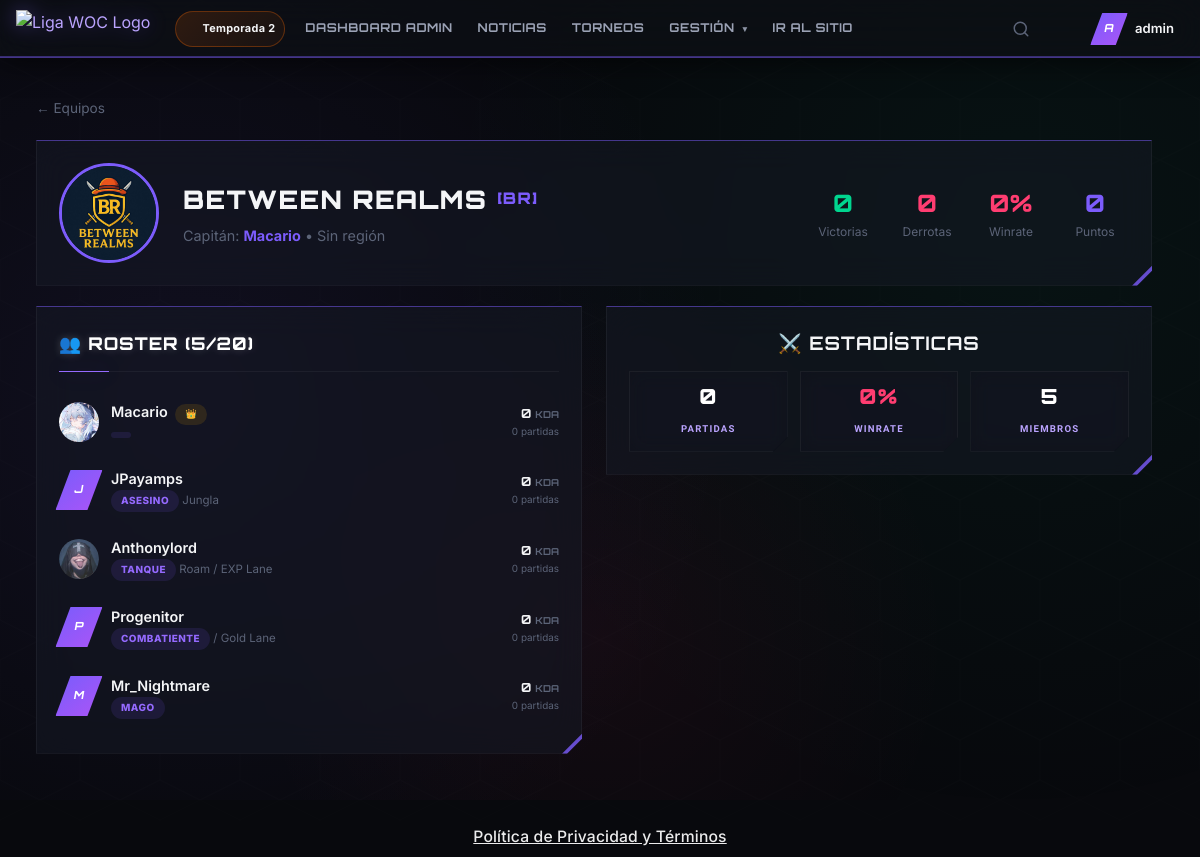
The app's page /teams/view/19 (signed in) with its own data.
### tables this page shows
CREATE TABLE `seasons` (
  `id` int(11) NOT NULL,
  `name` varchar(100) NOT NULL,
  `start_date` date NOT NULL,
  `end_date` date DEFAULT NULL,
  `is_active` tinyint(1) DEFAULT 0,
  `description` text DEFAULT NULL,
  `created_at` datetime DEFAULT current_timestamp()
);

CREATE TABLE `teams` (
  `id` int(11) NOT NULL,
  `name` varchar(100) NOT NULL,
  `tag` varchar(10) DEFAULT NULL,
  `logo` varchar(255) DEFAULT NULL,
  `banner` varchar(255) DEFAULT NULL,
  `description` text DEFAULT NULL,
  `region` varchar(50) DEFAULT NULL,
  `captain_id` int(11) NOT NULL,
  `max_members` int(11) DEFAULT 7,
  `is_active` tinyint(1) DEFAULT 1,
  `is_verified` tinyint(1) DEFAULT 0,
  `wins` int(11) DEFAULT 0,
  `losses` int(11) DEFAULT 0,
  `points` int(11) DEFAULT 0,
  `created_at` datetime DEFAULT current_timestamp(),
  `updated_at` datetime DEFAULT current_timestamp() ON UPDATE current_timestamp()
);

CREATE TABLE `users` (
  `id` int(11) NOT NULL,
  `username` varchar(50) NOT NULL,
  `email` varchar(100) NOT NULL,
  `password` varchar(255) NOT NULL,
  `role` enum('player','designer','admin','superadmin','moderator') DEFAULT 'player',
  `cover` varchar(255) DEFAULT NULL,
  `avatar` varchar(255) DEFAULT NULL,
  `ml_id` varchar(50) DEFAULT NULL,
  `ml_server` varchar(20) DEFAULT NULL,
  `ml_nickname` varchar(50) DEFAULT NULL,
  `main_hero` varchar(50) DEFAULT NULL,
  `current_rank` varchar(30) DEFAULT NULL,
  `whatsapp` varchar(30) DEFAULT NULL,
  `phone_brand` varchar(100) DEFAULT NULL,
  `discord` varchar(100) DEFAULT NULL,
  `bio` text DEFAULT NULL,
  `is_verified` tinyint(1) DEFAULT 0,
  `verification_token` varchar(100) DEFAULT NULL,
  `reset_token` varchar(100) DEFAULT NULL,
  `reset_expires` datetime DEFAULT NULL,
  `is_banned` tinyint(1) DEFAULT 0,
  `ban_reason` varchar(255) DEFAULT NULL,
  `last_login` datetime DEFAULT NULL,
  `created_at` datetime DEFAULT current_timestamp(),
  `updated_at` datetime DEFAULT current_timestamp() ON UPDATE current_timestamp(),
  `ban_date` timestamp NULL DEFAULT NULL COMMENT 'Fecha del ban'
);

CREATE TABLE `team_members` (
  `id` int(11) NOT NULL,
  `team_id` int(11) NOT NULL,
  `user_id` int(11) NOT NULL,
  `ml_id` varchar(50) NOT NULL,
  `ml_server` varchar(20) NOT NULL,
  `ml_nickname` varchar(50) NOT NULL,
  `nickname` varchar(50) DEFAULT NULL,
  `role` enum('adc','mage','tank','assassin','fighter','support') NOT NULL,
  `lane_1` enum('gold','mid','exp','roam','jungle') NOT NULL,
  `lane_2` enum('gold','mid','exp','roam','jungle') DEFAULT NULL,
  `main_hero` varchar(50) NOT NULL,
  `current_rank` varchar(30) DEFAULT NULL,
  `is_captain` tinyint(1) DEFAULT 0,
  `is_starter` tinyint(1) DEFAULT 1,
  `joined_at` datetime DEFAULT current_timestamp()
);

### pages/team-view.php (the view, shortened to what the rows shown need)
<?php
$teamId = $_GET['id'] ?? 0;
$teamCtrl = new TeamController();
$team = $teamCtrl->getTeam($teamId);
$members = $teamCtrl->getTeamMembers($teamId);
$effectiveTeamMax = max((int)($team['max_members'] ?? 0), 20);
$db = Database::getInstance();
$teamStats = $db->fetch(
    "SELECT COUNT(DISTINCT m.id) as matches_played,
            SUM(CASE WHEN m.winner_id = ? THEN 1 ELSE 0 END) as wins,
            SUM(CASE WHEN m.loser_id = ? THEN 1 ELSE 0 END) as losses
     FROM tournament_matches m
     WHERE (m.team1_id = ? OR m.team2_id = ?) AND m.status = 'completed'",
    [$teamId, $teamId, $teamId, $teamId]
);
$dynWins = intval($teamStats['wins'] ?? 0);
$dynLosses = intval($teamStats['losses'] ?? 0);
$dynMatches = intval($teamStats['matches_played'] ?? 0);
$dynPoints = $dynWins * 3;
$dynWinrate = $dynMatches > 0 ? round(($dynWins / $dynMatches) * 100) : 0;
$memberStats = [];
foreach ($members as $mem) {
    $ms = $db->fetch(
        "SELECT COUNT(DISTINCT mps.match_id) as games,
                COALESCE(SUM(mps.kills),0) as k, COALESCE(SUM(mps.deaths),0) as d, COALESCE(SUM(mps.assists),0) as a,
                (SELECT hero_used FROM match_player_stats WHERE user_id = ? AND team_id = ? AND hero_used IS NOT NULL GROUP BY hero_used ORDER BY COUNT(*) DESC LIMIT 1) as top_hero
         FROM match_player_stats mps WHERE mps.user_id = ? AND mps.team_id = ?",
        [$mem['user_id'], $teamId, $mem['user_id'], $teamId]
    );
    $memberStats[$mem['user_id']] = $ms;
}
require_once __DIR__ . '/../includes/header.php';
require_once __DIR__ . '/../includes/navbar.php';
?>
<div class="app-wrapper">
<div class="main-content team-view-main">
    <a href="<?= url('teams') ?>" class="team-view-back-link">← Equipos</a>
    <div class="card mb-3 team-view-hero">
        <?php if ($team['logo']): ?>
            <img src="<?= UPLOAD_URL . $team['logo'] ?>" class="team-view-logo" alt="<?= htmlspecialchars($team['name']) ?>">
        <?php else: ?>
            <div class="team-logo-placeholder team-view-logo-placeholder"><?= strtoupper(substr($team['name'], 0, 2)) ?></div>
        <?php endif; ?>
        <div class="team-view-summary">
            <h1 class="page-title team-view-title">
                <?= htmlspecialchars($team['name']) ?>
                <?php if ($team['tag']): ?>
                <span class="team-view-tag">[<?= htmlspecialchars($team['tag']) ?>]</span>
                <?php endif; ?>
            </h1>
            <p class="team-view-meta-line">Capitán: <strong class="team-view-highlight"><?= $team['captain_name'] ?></strong> • <?= $team['region'] ?: 'Sin región' ?></p>
        </div>
        <div class="team-view-hero-stats">
            <div class="team-view-hero-stat">
                <div class="team-view-hero-value team-view-hero-value--success"><?= $dynWins ?></div>
                <div class="team-view-hero-label">Victorias</div>
            </div>
            <div class="team-view-hero-stat">
                <div class="team-view-hero-value team-view-hero-value--danger"><?= $dynLosses ?></div>
                <div class="team-view-hero-label">Derrotas</div>
            </div>
            <div class="team-view-hero-stat">
                <div class="team-view-hero-value <?= $dynWinrate >= 50 ? 'team-view-hero-value--success' : 'team-view-hero-value--danger' ?>"><?= $dynWinrate ?>%</div>
                <div class="team-view-hero-label">Winrate</div>
            </div>
            <div class="team-view-hero-stat">
                <div class="team-view-hero-value team-view-hero-value--accent"><?= $dynPoints ?></div>
                <div class="team-view-hero-label">Puntos</div>
            </div>
        </div>
    </div>
    <div class="grid grid-2">
        <div class="card">
            <div class="card-header">
                <h2 class="card-title">👥 Roster (<?= count($members) ?>/<?= $effectiveTeamMax ?>)</h2>
            </div>
            <?php foreach ($members as $member):
                $ms = $memberStats[$member['user_id']] ?? ['games' => 0, 'k' => 0, 'd' => 0, 'a' => 0, 'top_hero' => null];
                $mKda = $ms['d'] > 0 ? round(($ms['k'] + $ms['a']) / $ms['d'], 1) : ($ms['k'] + $ms['a']);
            ?>
            <div class="team-view-member">
                <?php if ($member['avatar']): ?>
                    <img src="<?= UPLOAD_URL . $member['avatar'] ?>" class="team-view-member-avatar" alt="<?= htmlspecialchars($member['username']) ?>">
                <?php else: ?>
                    <div class="user-avatar-placeholder team-view-member-avatar team-view-member-avatar-placeholder"><?= strtoupper(substr($member['username'], 0, 1)) ?></div>
                <?php endif; ?>
                <div class="team-view-member-copy">
                    <div class="team-view-member-name">
                        <a href="<?= url('user/view/' . $member['user_id']) ?>" class="team-view-member-link"><?= htmlspecialchars(!empty($member['ml_nickname']) ? $member['ml_nickname'] : $member['username']) ?></a>
                        <?php if ($member['is_captain']): ?>
                        <span class="badge badge-yellow team-view-captain-badge">👑</span>
                        <?php endif; ?>
                    </div>
                    <div class="team-view-member-meta">
                        <span class="badge badge-purple team-view-role-badge"><?= ML_ROLES[$member['role']] ?? $member['role'] ?></span>
                        <?= ML_LANES[$member['lane_1']] ?? '' ?><?= $member['lane_2'] ? ' / ' . (ML_LANES[$member['lane_2']] ?? '') : '' ?>
                    </div>
                </div>
                <div class="team-view-member-kda-row">
                    <div class="team-view-member-kda">
                        <div class="team-view-member-kda-value"><?= $mKda ?> <span class="team-view-member-kda-label">KDA</span></div>
                        <div class="team-view-member-games"><?= $ms['games'] ?> partidas</div>
                    </div>
                </div>
            </div>
            <?php endforeach; ?>
        </div>
        <div class="team-view-side">
            <div class="card mb-2 team-view-stats-card">
                <h3 class="team-view-side-title">⚔️ Estadísticas</h3>
                <div class="team-view-stats-grid">
                    <div class="stat-card team-view-stat-card">
                        <div class="stat-value team-view-stat-value"><?= $dynMatches ?></div>
                        <div class="stat-label">Partidas</div>
                    </div>
                    <div class="stat-card team-view-stat-card">
                        <div class="stat-value team-view-stat-value <?= $dynWinrate >= 50 ? 'team-view-stat-value--success' : 'team-view-stat-value--danger' ?>"><?= $dynWinrate ?>%</div>
                        <div class="stat-label">Winrate</div>
                    </div>
                    <div class="stat-card team-view-stat-card">
                        <div class="stat-value team-view-stat-value"><?= count($members) ?></div>
                        <div class="stat-label">Miembros</div>
                    </div>
                </div>
            </div>
        </div>
    </div>
<?php require_once __DIR__ . '/../includes/footer.php'; ?>

### includes/navbar.php (shortened to what the rows shown need)
<?php
$currentPage = $page ?? '';
$_activeSeason = Database::getInstance()->fetch("SELECT name FROM seasons WHERE is_active = 1 LIMIT 1");
$_seasonLabel = $_activeSeason ? $_activeSeason['name'] : null;
$isDesigner = false;
function wocIcon($name, $class = '') {
    $svg = $icons[$name] ?? '';
    return '<svg class="icon-svg ' . $class . '" viewBox="0 0 24 24" fill="none" stroke="currentColor" stroke-width="2" stroke-linecap="round" stroke-linejoin="round">' . $svg . '</svg>';
}
?>
<header class="topnav-immersive<?= $isDesigner ? ' has-designer-link' : '' ?>">
    <div class="topnav-left">
        <a href="<?= url(isAdmin() ? 'admin' : 'dashboard') ?>" class="topnav-logo">
            <img src="<?= asset('img/logo.png') ?>" alt="Liga WOC Logo" class="topnav-logo-img">
        </a>
        <nav class="topnav-links">
            <?php if ($_seasonLabel): ?>
            <div class="season-badge" title="Temporada actual">
                <?= wocIcon('calendar', 'sm') ?>
                <span><?= htmlspecialchars($_seasonLabel) ?></span>
            </div>
            <?php endif; ?>
            <?php if (!isAdmin()): ?>
                <a href="<?= url('dashboard') ?>" class="topnav-link <?= $currentPage === 'dashboard' ? 'active' : '' ?>">Dashboard</a>
                <a href="<?= url('news') ?>" class="topnav-link <?= $currentPage === 'news' ? 'active' : '' ?>">Noticias</a>
                <div class="topnav-dropdown-container">
                    <a href="<?= url('tournaments') ?>" class="topnav-link <?= $currentPage === 'tournaments' ? 'active' : '' ?>">Torneos <?= wocIcon('trophy', 'sm') ?></a>
                </div>
                <div class="topnav-dropdown-container">
                    <a href="<?= url('teams') ?>" class="topnav-link <?= $currentPage === 'teams' ? 'active' : '' ?>">Equipos</a>
                    <?php
                    $teamCtrl = new TeamController();
                    $myTeam = $teamCtrl->getUserTeam(currentUserId());
                    if ($myTeam):
                    ?>
                    <div class="topnav-dropdown">
                        <a href="<?= url('teams/view/' . $myTeam['team_id']) ?>"><?= wocIcon('swords', 'sm') ?> Mi Equipo</a>
                    </div>
                    <?php endif; ?>
                </div>
                <div class="topnav-dropdown-container">
                    <a href="#" class="topnav-link has-caret <?= in_array($currentPage, ['rankings', 'stream', 'match-history', 'heroes', 'calendar']) ? 'active' : '' ?>">
                        <span>Comunidad</span><span class="caret">▾</span>
                    </a>
                    <div class="topnav-dropdown">
                        <a href="<?= url('rankings') ?>"><?= wocIcon('bar-chart', 'sm') ?> Rankings</a>
                        <a href="<?= url('stream') ?>"><?= wocIcon('tv', 'sm') ?> En Vivo</a>
                        <a href="<?= url('match-history') ?>"><?= wocIcon('clock', 'sm') ?> Historial</a>
                        <a href="<?= url('calendar') ?>"><?= wocIcon('calendar', 'sm') ?> Calendario</a>
                        <a href="<?= url('heroes') ?>"><?= wocIcon('star', 'sm') ?> Héroes MLBB</a>
                    </div>
                </div>
                <a href="<?= url('shop') ?>" class="topnav-link topnav-link--shop <?= $currentPage === 'shop' ? 'active' : '' ?>">🪙 Tienda</a>
                <?php if ($isDesigner): ?>
                <a href="<?= url('designer') ?>" class="topnav-link topnav-link--designer <?= $currentPage === 'designer' ? 'active' : '' ?>">🎨 Designer</a>
                <?php endif; ?>
                <?php if (isModerator()): ?>
                <a href="<?= url('admin/users') ?>" class="topnav-link topnav-link--mod <?= ($action ?? '') === 'users' ? 'active' : '' ?>"><?= wocIcon('shield', 'sm') ?> Mod Panel</a>
                <?php endif; ?>
            <?php else: ?>
                <a href="<?= url('admin') ?>" class="topnav-link <?= ($action ?? '') === 'index' || !$action ? 'active' : '' ?>">Dashboard Admin</a>
                <a href="<?= url('admin/news') ?>" class="topnav-link <?= ($action ?? '') === 'news' ? 'active' : '' ?>">Noticias</a>
                <a href="<?= url('admin/tournaments') ?>" class="topnav-link <?= ($action ?? '') === 'tournaments' ? 'active' : '' ?>">Torneos</a>
                <div class="topnav-dropdown-container">
                    <a href="#" class="topnav-link has-caret"><span>Gestión</span><span class="caret">▾</span></a>
                </div>
                <a href="<?= url('dashboard') ?>" class="topnav-link view-site-btn">Ir al Sitio</a>
            <?php endif; ?>
        </nav>
    </div>
    <div class="topnav-right">
        <div class="topnav-search-wrap" id="searchWrap">
            <button type="button" class="notif-btn topnav-search-btn" id="searchToggleBtn" title="Buscar">
                <svg class="icon-svg" viewBox="0 0 24 24" fill="none" stroke="currentColor" stroke-width="2" stroke-linecap="round" stroke-linejoin="round"><circle cx="11" cy="11" r="8"/><line x1="21" y1="21" x2="16.65" y2="16.65"/></svg>
            </button>
        </div>
        <a href="<?= url('notifications') ?>" class="notif-btn notif-btn-link" id="desktop-notif-btn">
            <?= wocIcon('bell') ?>
        </a>
        <div class="dropdown">
            <div class="user-menu" data-dropdown-toggle>
                <?php if (!empty($_SESSION['user_avatar'])): ?>
                    <img src="<?= UPLOAD_URL . $_SESSION['user_avatar'] ?>" class="user-avatar" alt="">
                <?php else: ?>
                    <div class="user-avatar-placeholder"><?= strtoupper(substr(currentUsername() ?? 'U', 0, 1)) ?></div>
                <?php endif; ?>
                <span class="user-menu-name"><?= currentUsername() ?></span>
            </div>
        </div>
    </div>
</header>

### records on screen
seasons: name "Temporada 2"
teams: logo (picture), name "BETWEEN REALMS", tag "BR", captain.username "Macario", region "Sin región", max_members "20"
team_members: user.avatar (picture), user.username "Macario", mKda "0", games "0"
team_members: user.username "J", user.username "JPayamps", role "ASESINO", lane_1 "Jungla", mKda "0", games "0"
team_members: user.avatar (picture), user.username "Anthonylord", role "TANQUE", lane_1 "Roam", lane_2 "EXP Lane", mKda "0", games "0"
team_members: user.username "P", user.username "Progenitor", role "COMBATIENTE", lane_2 "Gold Lane", mKda "0", games "0"
team_members: user.username "M", user.username "Mr_Nightmare", role "MAGO", mKda "0", games "0"

### other values on screen
substr(currentUsername() ?? 'U', 0, 1) "A"
currentUsername() "admin"
$dynWins "0"
$dynLosses "0"
$dynWinrate "0"
$dynPoints "0"
count($members) "5"
$dynMatches "0"
